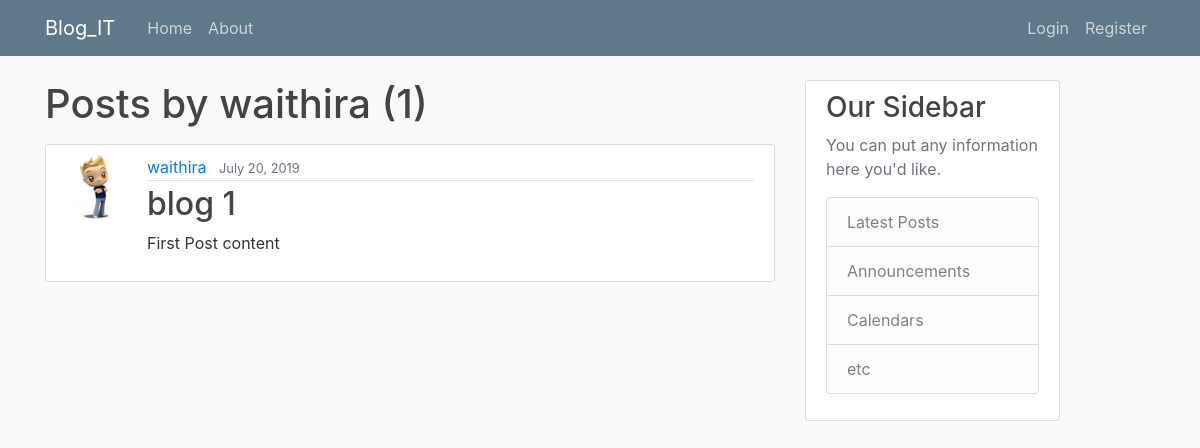
Before: /user/waithira with the older database file.
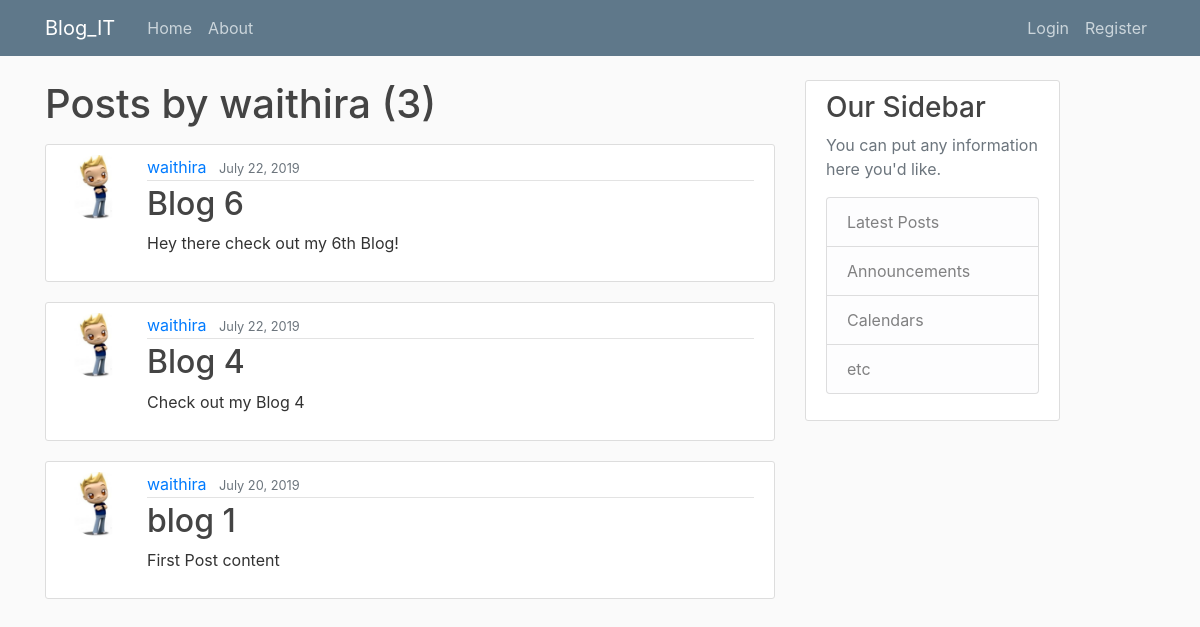
After: the same page with the newer database file.
### blog/models.py (models this page shows, shortened)
class Post(models.Model):
	title = models.CharField(max_length=20)
	content = models.TextField(max_length=150)
	date_posted = models.DateTimeField(default=timezone.now)
	author = models.ForeignKey(User, on_delete=models.CASCADE)

### users/models.py (models this page shows, shortened)
class Profile(models.Model):
	user = models.OneToOneField(User, on_delete = models.CASCADE)
	image = models.ImageField(default = 'default.jpg', upload_to = 'profile_pics')

### blog/views.py (the view)
# urls.py: path('user/<str:username>', UserPostListView.as_view(), name='user-posts'),
class UserPostListView(ListView):
	model = Post
	template_name = "blog/user_posts.html"
	context_object_name = "posts"
	ordering = ["-date_posted"]
	paginate_by = 4
	def get_queryset(self):
		user = get_object_or_404(User, username=self.kwargs.get('username'))
		return Post.objects.filter(author=user).order_by('-date_posted')

### blog/templates/blog/user_posts.html (shortened to what this page needs)
{% extends  "blog/base.html" %}
{% block content %}
<h1 class = "mb-3">Posts by {{ view.kwargs.username }} ({{ page_obj.paginator.count }}) </h1>
  {% for post in posts %}
  <article class="media content-section">
    <img class="rounded-circle article-img" src="{{ post.author.profile.image.url }}">
  <div class="media-body">
    <div class="article-metadata">
      <a class="mr-2" href="{% url 'user-posts' post.author.username %}">{{ post.author }}</a>
      <small class="text-muted">{{ post.date_posted|date:"F d, Y" }}</small>
    </div>
    <h2><a class="article-title" href="#">{{ post.title }}</a></h2>
    <p class="article-content">{{ post.content }}</p>
  </div>
</article>
  {% endfor %}
{% endblock content%}

Changed rows visible on the page:
added Post: author.profile.image (placeholder picture), author "waithira", date_posted "July 22, 2019", title "Blog 6", content "Hey there check out my 6th Blog!"
added Post: author.profile.image (placeholder picture), author "waithira", date_posted "July 22, 2019", title "Blog 4", content "Check out my Blog 4"
changed through a linked row, Post "blog 1": author.profile.image: a different picture
Other visible differences:
{{ page_obj.paginator.count }}: "1" → "3"
